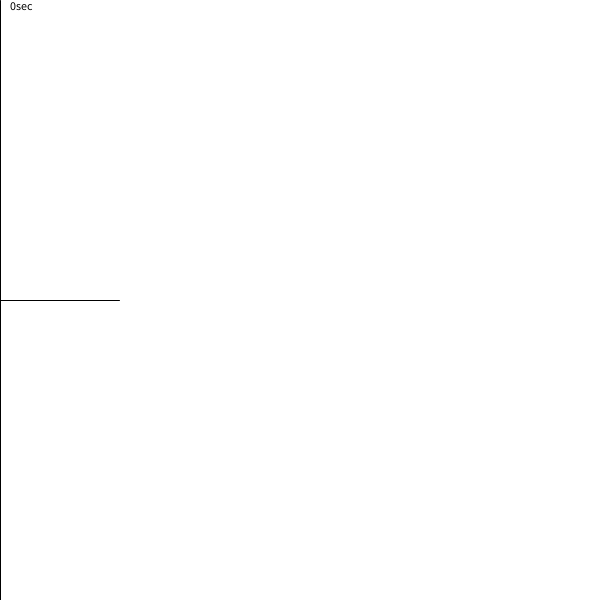
Frame 1 (no input)
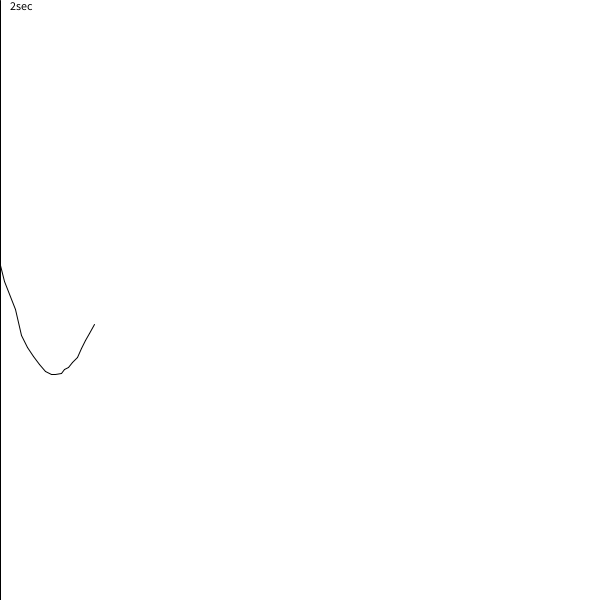
Frame 60 (the mouse pressed at the canvas centre just before this capture)
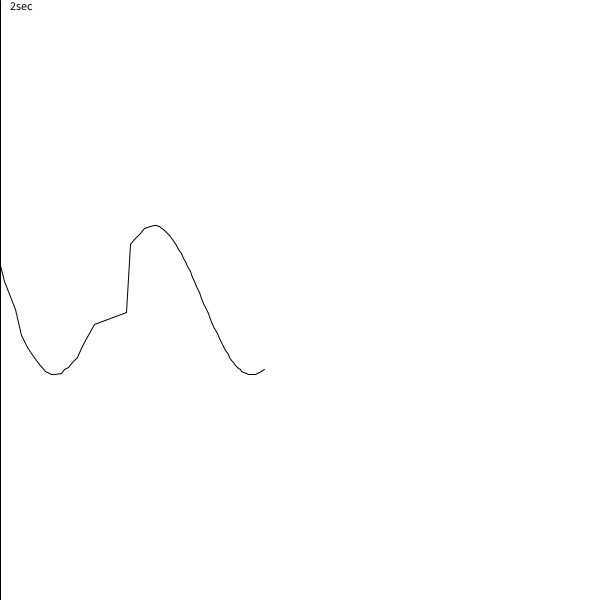
Frame 120 (the mouse held since frame 60 and released just before this capture)

The Processing sketch that drew these frames (run headless with seeded random() and noise(); from frame 60 on, the mouse is pressed at the canvas centre):

// Processing sketch: waverwaver
// ── waverwaver.pde
float freq, angle, timeSpan;
float timeLast, timeNow, delta;
float x,y;
float px, py;
float secWidth;
float freqWidth;
float seconds = 1;
float ms;

PGraphics graph;

void setup() {
  size(600,600);
  secWidth = width / seconds; 
  background(255);
  freq = 3;
  freqWidth = secWidth / freq;
  ms = seconds * 1000.0;
  graph = createGraphics(width, height);
  y = height / 2;
  py = height / 2;
  px = 0;
  frameRate(1000);
}


void draw() {
  timeNow = millis();
  delta = timeNow - timeLast;
  timeLast = timeNow;
  
  background(255);
  stroke(0);
  fill(0);
  float speed = (width / ms) * delta;
  angle = TWO_PI * ((x % freqWidth) / freqWidth);
  
  py = y;
  y = (height / 2) + (sin(angle) * (height / 8));
  px = x;
  x += speed;
  if (x > width) {
    x -= width;
    px = 0;
    graph.clear();
  }
  graph.beginDraw();
  graph.line(px, py, x, y);
  
  graph.endDraw();
  //ellipse(x,y, 4,4);
  text(int(timeNow / 1000) + "sec", 10, 10);
  
  for (int i = 0; i < seconds; i += 1) {
    line(secWidth * i, 0, secWidth * i, height);
  }
  image(graph,0,0);
  
  
  
}
